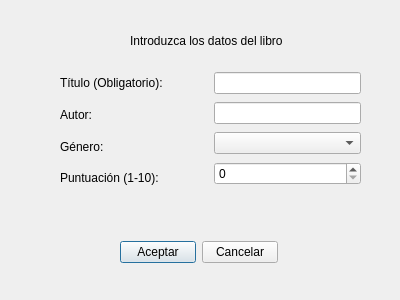
<?xml version="1.0" encoding="UTF-8"?>
<ui version="4.0">
 <class>Aniadir_Libro</class>
 <widget class="QDialog" name="Aniadir_Libro">
  <property name="geometry">
   <rect>
    <x>0</x>
    <y>0</y>
    <width>400</width>
    <height>300</height>
   </rect>
  </property>
  <property name="windowTitle">
   <string>AÑADIR LIBRO</string>
  </property>
  <property name="windowIcon">
   <iconset>
    <normaloff>pixil-frame-0 (4).png</normaloff>pixil-frame-0 (4).png</iconset>
  </property>
  <widget class="QLabel" name="label">
   <property name="geometry">
    <rect>
     <x>130</x>
     <y>30</y>
     <width>161</width>
     <height>21</height>
    </rect>
   </property>
   <property name="text">
    <string>Introduzca los datos del libro</string>
   </property>
  </widget>
  <widget class="QLabel" name="label_mensaje">
   <property name="geometry">
    <rect>
     <x>35</x>
     <y>200</y>
     <width>341</width>
     <height>20</height>
    </rect>
   </property>
   <property name="text">
    <string/>
   </property>
   <property name="alignment">
    <set>Qt::AlignCenter</set>
   </property>
  </widget>
  <widget class="QWidget" name="layoutWidget">
   <property name="geometry">
    <rect>
     <x>120</x>
     <y>240</y>
     <width>158</width>
     <height>25</height>
    </rect>
   </property>
   <layout class="QHBoxLayout" name="horizontalLayout">
    <item>
     <widget class="QPushButton" name="aniadir_aceptar">
      <property name="text">
       <string>Aceptar</string>
      </property>
     </widget>
    </item>
    <item>
     <widget class="QPushButton" name="aniadir_cerrar">
      <property name="text">
       <string>Cancelar</string>
      </property>
     </widget>
    </item>
   </layout>
  </widget>
  <widget class="QWidget" name="layoutWidget">
   <property name="geometry">
    <rect>
     <x>60</x>
     <y>70</y>
     <width>301</width>
     <height>121</height>
    </rect>
   </property>
   <layout class="QHBoxLayout" name="horizontalLayout_2">
    <item>
     <layout class="QVBoxLayout" name="verticalLayout">
      <item>
       <widget class="QLabel" name="label_2">
        <property name="text">
         <string>Título (Obligatorio): </string>
        </property>
       </widget>
      </item>
      <item>
       <widget class="QLabel" name="label_3">
        <property name="text">
         <string>Autor:</string>
        </property>
       </widget>
      </item>
      <item>
       <widget class="QLabel" name="label_4">
        <property name="text">
         <string>Género:</string>
        </property>
       </widget>
      </item>
      <item>
       <widget class="QLabel" name="label_5">
        <property name="text">
         <string>Puntuación (1-10):</string>
        </property>
       </widget>
      </item>
     </layout>
    </item>
    <item>
     <layout class="QVBoxLayout" name="verticalLayout_2">
      <item>
       <widget class="QLineEdit" name="line_titulo">
        <property name="sizePolicy">
         <sizepolicy hsizetype="Minimum" vsizetype="Fixed">
          <horstretch>0</horstretch>
          <verstretch>0</verstretch>
         </sizepolicy>
        </property>
        <property name="alignment">
         <set>Qt::AlignLeading|Qt::AlignLeft|Qt::AlignVCenter</set>
        </property>
        <property name="dragEnabled">
         <bool>false</bool>
        </property>
        <property name="readOnly">
         <bool>false</bool>
        </property>
       </widget>
      </item>
      <item>
       <widget class="QLineEdit" name="line_autor">
        <property name="sizePolicy">
         <sizepolicy hsizetype="Minimum" vsizetype="Fixed">
          <horstretch>0</horstretch>
          <verstretch>0</verstretch>
         </sizepolicy>
        </property>
       </widget>
      </item>
      <item>
       <widget class="QComboBox" name="comboBox">
        <property name="styleSheet">
         <string notr="true"/>
        </property>
       </widget>
      </item>
      <item>
       <widget class="QSpinBox" name="spinBox">
        <property name="maximum">
         <number>10</number>
        </property>
       </widget>
      </item>
     </layout>
    </item>
   </layout>
  </widget>
 </widget>
 <tabstops>
  <tabstop>aniadir_aceptar</tabstop>
  <tabstop>aniadir_cerrar</tabstop>
 </tabstops>
 <resources/>
 <connections>
  <connection>
   <sender>aniadir_cerrar</sender>
   <signal>clicked()</signal>
   <receiver>Aniadir_Libro</receiver>
   <slot>close()</slot>
   <hints>
    <hint type="sourcelabel">
     <x>247</x>
     <y>257</y>
    </hint>
    <hint type="destinationlabel">
     <x>332</x>
     <y>235</y>
    </hint>
   </hints>
  </connection>
 </connections>
</ui>
